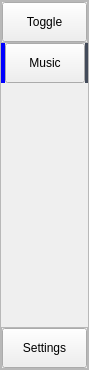
        <widget class="QFrame" name="leftBar">
         <property name="minimumSize">
          <size>
           <width>0</width>
           <height>0</height>
          </size>
         </property>
         <property name="maximumSize">
          <size>
           <width>55</width>
           <height>16777215</height>
          </size>
         </property>
         <property name="styleSheet">
          <string notr="true"/>
         </property>
         <property name="frameShape">
          <enum>QFrame::StyledPanel</enum>
         </property>
         <property name="frameShadow">
          <enum>QFrame::Raised</enum>
         </property>
         <layout class="QVBoxLayout" name="verticalLayout_2">
          <property name="spacing">
           <number>0</number>
          </property>
          <property name="leftMargin">
           <number>0</number>
          </property>
          <property name="topMargin">
           <number>0</number>
          </property>
          <property name="rightMargin">
           <number>0</number>
          </property>
          <property name="bottomMargin">
           <number>0</number>
          </property>
          <item>
           <widget class="QFrame" name="toggle_frame">
            <property name="frameShape">
             <enum>QFrame::StyledPanel</enum>
            </property>
            <property name="frameShadow">
             <enum>QFrame::Raised</enum>
            </property>
            <layout class="QGridLayout" name="gridLayout_2">
             <property name="leftMargin">
              <number>0</number>
             </property>
             <property name="topMargin">
              <number>0</number>
             </property>
             <property name="rightMargin">
              <number>0</number>
             </property>
             <property name="bottomMargin">
              <number>0</number>
             </property>
             <property name="spacing">
              <number>0</number>
             </property>
             <item row="0" column="0">
              <widget class="QPushButton" name="toggle">
               <property name="minimumSize">
                <size>
                 <width>0</width>
                 <height>40</height>
                </size>
               </property>
               <property name="maximumSize">
                <size>
                 <width>16777208</width>
                 <height>55</height>
                </size>
               </property>
               <property name="toolTip">
                <string/>
               </property>
               <property name="styleSheet">
                <string notr="true"/>
               </property>
               <property name="text">
                <string>Toggle</string>
               </property>
              </widget>
             </item>
            </layout>
           </widget>
          </item>
          <item>
           <widget class="QFrame" name="music_frame">
            <property name="styleSheet">
             <string notr="true">#music_frame{
	border:none;
	border-left:4px solid rgb(0, 0, 255);
	border-right:3px solid rgb(67, 75, 90);
}</string>
            </property>
            <property name="frameShape">
             <enum>QFrame::StyledPanel</enum>
            </property>
            <property name="frameShadow">
             <enum>QFrame::Raised</enum>
            </property>
            <layout class="QHBoxLayout" name="horizontalLayout_3">
             <property name="spacing">
              <number>0</number>
             </property>
             <property name="leftMargin">
              <number>0</number>
             </property>
             <property name="topMargin">
              <number>0</number>
             </property>
             <property name="rightMargin">
              <number>0</number>
             </property>
             <property name="bottomMargin">
              <number>0</number>
             </property>
             <item>
              <widget class="QPushButton" name="music">
               <property name="minimumSize">
                <size>
                 <width>0</width>
                 <height>40</height>
                </size>
               </property>
               <property name="maximumSize">
                <size>
                 <width>16777215</width>
                 <height>55</height>
                </size>
               </property>
               <property name="toolTip">
                <string>music</string>
               </property>
               <property name="text">
                <string>Music</string>
               </property>
              </widget>
             </item>
            </layout>
           </widget>
          </item>
          <item>
           <spacer name="verticalSpacer">
            <property name="orientation">
             <enum>Qt::Vertical</enum>
            </property>
            <property name="sizeHint" stdset="0">
             <size>
              <width>20</width>
              <height>244</height>
             </size>
            </property>
           </spacer>
          </item>
          <item>
           <widget class="QFrame" name="settings_frame">
            <property name="styleSheet">
             <string notr="true"/>
            </property>
            <property name="frameShape">
             <enum>QFrame::StyledPanel</enum>
            </property>
            <property name="frameShadow">
             <enum>QFrame::Raised</enum>
            </property>
            <layout class="QGridLayout" name="gridLayout_3">
             <property name="leftMargin">
              <number>0</number>
             </property>
             <property name="topMargin">
              <number>0</number>
             </property>
             <property name="rightMargin">
              <number>0</number>
             </property>
             <property name="bottomMargin">
              <number>0</number>
             </property>
             <property name="spacing">
              <number>0</number>
             </property>
             <item row="0" column="0">
              <widget class="QPushButton" name="settings">
               <property name="minimumSize">
                <size>
                 <width>0</width>
                 <height>40</height>
                </size>
               </property>
               <property name="maximumSize">
                <size>
                 <width>16777215</width>
                 <height>55</height>
                </size>
               </property>
               <property name="toolTip">
                <string>settings</string>
               </property>
               <property name="styleSheet">
                <string notr="true"/>
               </property>
               <property name="text">
                <string>Settings</string>
               </property>
              </widget>
             </item>
            </layout>
           </widget>
          </item>
         </layout>
        </widget>
